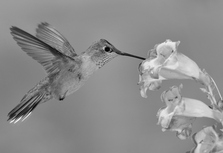
%> input picture The2/THE2_images/C1.png, 223 x 153 px, shrunk from 1000 x 683 before the run
$ octave the2_part3.m   (GNU Octave 9; MATLAB toolbox functions it lacks are replaced by stand-ins)
%> lines starting %> are read from the running program, lines starting %| are printed output that depends on the picture
%Ali Alper Yüksel, 2036390
%Ulaþcan Deniz Genç, 2099034

clear;
clc;


I1 = imread('C1.png');
%> I1 is the input picture: size 153x223 uint8; min 0, max 242, mean 140.6
c1_s  = dir('C1.png');
compression(I1,1,c1_s);
% [20 lines not run here, left out]
function compression(I,cx,cx_s);
%> called with cx = 1
C1_height = size(I, 1);
%> C1_height = 153
C1_width = size(I, 2);
%> C1_width = 223

I_double = im2double(I);

% ------ wavelet transform of Image -----------------------
[cA,cH,cV,cD] = dwt2(I_double,'haar');
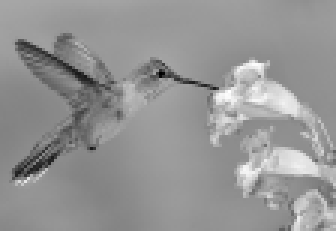
%> cA: size 77x112 double (shown 3 times larger); min 0.0843, max 1.83, mean 1.1; drawn with min black and max white
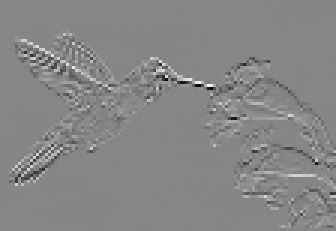
%> cH: size 77x112 double (shown 3 times larger); min -0.376, max 0.337, mean 0.000344; drawn with min black and max white
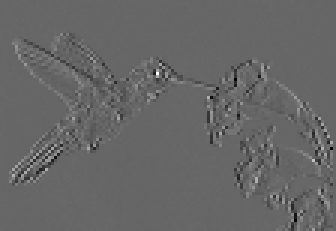
%> cV: size 77x112 double (shown 3 times larger); min -0.29, max 0.429, mean -5.21e-05; drawn with min black and max white
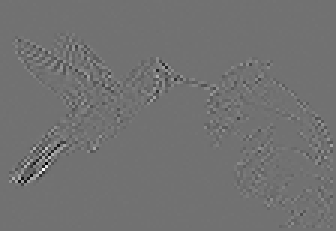
%> cD: size 77x112 double (shown 3 times larger); min -0.278, max 0.345, mean -0.00011; drawn with min black and max white

cA = cA/2.0;

%-------------- quantizing Image with 7 multitresh --------
thresh = multithresh(cA,7);
%> thresh = [0.275 0.387 0.469 0.524 0.558 0.623 0.736]
valuesMax = [thresh max(cA(:))];
%> valuesMax = [0.275 0.387 0.469 0.524 0.558 0.623 0.736 0.914]
[I_max_quant, index] = imquantize(cA,thresh,valuesMax);
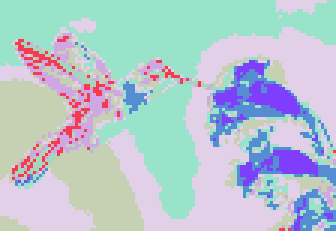
%> index: size 77x112 double (shown 3 times larger); 8 distinct labels, from 1 to 8; one colour per label, 0 black


%----- adjust the image for before histogram ------------

if (min(I_max_quant(:)) < 0)
    mina = 0;
else
    mina = min(I_max_quant(:));
%> mina = 0.275

end
if(max(I_max_quant(:)) > 1)
    maxa = 1;

else
    maxa = max(I_max_quant(:)) ;
%> maxa = 0.914

end
Adjust_Image = imadjust(I_max_quant,[mina maxa],[0 1]);
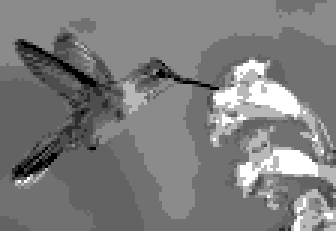
%> Adjust_Image: size 77x112 double (shown 3 times larger); min 0, max 1, mean 0.49

hist1 = zeros(256,1);

rows = size(Adjust_Image, 1);
%> rows = 77
cols = size(Adjust_Image, 2);
%> cols = 112

Adjust_Image = uint8(round(Adjust_Image .* 255));
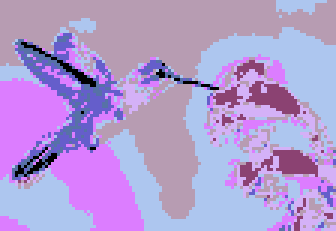
%> Adjust_Image: size 77x112 uint8 (shown 3 times larger); 8 distinct labels, from 0 to 255; one colour per label, 0 black


%-------------- Computing Histogram of quantized image -----
for i = 1:rows
 for j = 1:cols
       hist1(Adjust_Image(i,j)+1)=hist1(Adjust_Image(i,j)+1)+1;
  end
end
%> after the loop, hist1 = 256 values, max 2803 at index 140, min 0 at index 2, mean 33.69

%----------- make 1-d array the image for huffman input -----

ImgVector1 = Adjust_Image(:);

%---------------- Huffman encoding on Quantize image ------
prob = hist1/(rows*cols);
%> prob = 256 values, max 0.325 at index 140, min 0 at index 2, mean 0.00391
symbols = 0:255;
%> (the run ends here)
